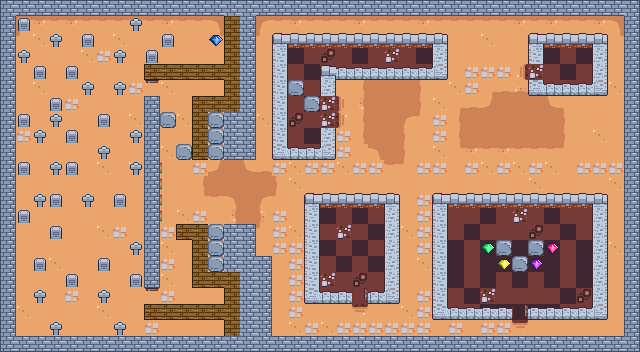

The image is a tile-based game level rendered from a .tmx file. Its description and source (layers, tilesets, objects; grid data summarised) follow:
An orthogonal 40x22 tile map with 16x16 px tiles, 4 tile layers (ground, obstacle, moving-obstacle, diamond), 13 tilesets and 30 objects (4x ghost-enemy-white, 4x ghost-enemy-grey, 4x fire-flame-enemy-right, 3x monster-enemy-green, 2x monster-enemy-blue, ...).

<map version="1.11" tiledversion="1.11.0" orientation="orthogonal" renderorder="right-down" width="40" height="22" tilewidth="16" tileheight="16" infinite="0" nextlayerid="15" nextobjectid="37">
 <tileset firstgid="1" source="../tsx/ground.tsx" />
 <tileset firstgid="81" source="../tsx/single-wall.tsx" />
 <tileset firstgid="97" source="../tsx/building.tsx" />
 <tileset firstgid="145" source="../tsx/door.tsx" />
 <tileset firstgid="157" source="../tsx/collectable.tsx" />
 <tileset firstgid="173" source="../tsx/player.tsx" />
 <tileset firstgid="213" source="../tsx/ghost-enemy.tsx" />
 <tileset firstgid="225" source="../tsx/single-wood-wall.tsx" />
 <tileset firstgid="241" source="../tsx/misc.tsx" />
 <tileset firstgid="273" source="../tsx/fire-flame-enemy.tsx" />
 <tileset firstgid="281" source="../tsx/monster-enemy-green.tsx" />
 <tileset firstgid="289" source="../tsx/monster-enemy-blue.tsx" />
 <tileset firstgid="297" source="../tsx/powerup.tsx" />
 <layer id="1" name="ground" width="40" height="22">
  <data>[880 cells, 656 non-empty, 18 distinct tile ids]</data>
 </layer>
 <objectgroup id="8" name="major-game-item">
  <object id="3" name="player" gid="173" x="544" y="64" width="16" height="16">
   <properties>
    <property name="speed" type="float" value="5" />
   </properties>
  </object>
  <object id="25" name="exit-point" gid="241" x="288" y="64" width="16" height="16" />
 </objectgroup>
 <layer id="3" name="obstacle" width="40" height="22">
  <data>[880 cells, 328 non-empty, 30 distinct tile ids]</data>
 </layer>
 <layer id="12" name="moving-obstacle" width="40" height="22">
  <data>[880 cells, 13 non-empty, 1 distinct tile ids]</data>
 </layer>
 <group id="7" name="enemy">
  <objectgroup id="9" name="ghost-enemy">
   <object id="4" name="ghost-enemy-white" gid="217" x="32" y="256" width="16" height="16">
    <properties>
     <property name="damage_power" type="int" value="4" />
     <property name="speed" type="float" value="3.6" />
    </properties>
   </object>
   <object id="5" name="ghost-enemy-grey" gid="213" x="64" y="192" width="16" height="16">
    <properties>
     <property name="damage_power" type="int" value="7" />
     <property name="speed" type="float" value="5.7" />
    </properties>
   </object>
   <object id="6" name="ghost-enemy-grey" gid="213" x="96" y="144" width="16" height="16">
    <properties>
     <property name="damage_power" type="int" value="7" />
     <property name="speed" type="float" value="5" />
    </properties>
   </object>
   <object id="7" name="ghost-enemy-white" gid="217" x="64" y="96" width="16" height="16">
    <properties>
     <property name="damage_power" type="int" value="4" />
     <property name="speed" type="float" value="3" />
    </properties>
   </object>
   <object id="8" name="ghost-enemy-grey" gid="213" x="80" y="272" width="16" height="16">
    <properties>
     <property name="damage_power" type="int" value="7" />
     <property name="speed" type="float" value="5" />
    </properties>
   </object>
   <object id="13" name="ghost-enemy-white" gid="217" x="96" y="224" width="16" height="16">
    <properties>
     <property name="damage_power" type="int" value="4" />
     <property name="speed" type="float" value="3" />
    </properties>
   </object>
   <object id="14" name="ghost-enemy-white" gid="217" x="80" y="320" width="16" height="16">
    <properties>
     <property name="damage_power" type="int" value="4" />
     <property name="speed" type="float" value="3.4" />
    </properties>
   </object>
   <object id="15" name="ghost-enemy-grey" gid="213" x="112" y="112" width="16" height="16">
    <properties>
     <property name="damage_power" type="int" value="7" />
     <property name="speed" type="float" value="5.5" />
    </properties>
   </object>
  </objectgroup>
  <objectgroup id="13" name="monster-enemy">
   <object id="28" name="monster-enemy-green" gid="281" x="368" y="64" width="16" height="16">
    <properties>
     <property name="attack_only_when_visible" type="bool" value="false" />
     <property name="damage_power" type="int" value="6" />
     <property name="energy" type="int" value="200" />
     <property name="score" type="int" value="170" />
     <property name="search_path_algorithm" value="BFS" />
     <property name="speed" type="float" value="5" />
     <property name="start_delay" type="int" value="5" />
    </properties>
   </object>
   <object id="29" name="monster-enemy-blue" gid="289" x="352" y="240" width="16" height="16">
    <properties>
     <property name="attack_only_when_visible" type="bool" value="false" />
     <property name="damage_power" type="int" value="2" />
     <property name="energy" type="int" value="100" />
     <property name="score" type="int" value="50" />
     <property name="search_path_algorithm" value="BFS" />
     <property name="speed" type="float" value="2" />
     <property name="start_delay" type="int" value="20" />
    </properties>
   </object>
   <object id="33" name="monster-enemy-green" gid="281" x="304" y="96" width="16" height="16">
    <properties>
     <property name="attack_only_when_visible" type="bool" value="false" />
     <property name="damage_power" type="int" value="4" />
     <property name="energy" type="int" value="200" />
     <property name="score" type="int" value="170" />
     <property name="search_path_algorithm" value="BFS" />
     <property name="speed" type="float" value="4" />
     <property name="start_delay" type="int" value="10" />
    </properties>
   </object>
   <object id="35" name="monster-enemy-green" gid="281" x="560" y="224" width="16" height="16">
    <properties>
     <property name="attack_only_when_visible" type="bool" value="false" />
     <property name="damage_power" type="int" value="4" />
     <property name="energy" type="int" value="200" />
     <property name="score" type="int" value="170" />
     <property name="search_path_algorithm" value="BFS" />
     <property name="speed" type="float" value="4" />
     <property name="start_delay" type="int" value="10" />
    </properties>
   </object>
   <object id="36" name="monster-enemy-blue" gid="289" x="480" y="224" width="16" height="16">
    <properties>
     <property name="attack_only_when_visible" type="bool" value="false" />
     <property name="damage_power" type="int" value="2" />
     <property name="energy" type="int" value="100" />
     <property name="score" type="int" value="50" />
     <property name="search_path_algorithm" value="BFS" />
     <property name="speed" type="float" value="2" />
     <property name="start_delay" type="int" value="20" />
    </properties>
   </object>
  </objectgroup>
  <objectgroup id="11" name="fire-flame-enemy">
   <object id="17" name="fire-flame-enemy-right" gid="277" x="160" y="176" width="16" height="16">
    <properties>
     <property name="damage_power" type="int" value="20" />
     <property name="direction" value="right" />
     <property name="fire_length" value="7" />
     <property name="motion_schedule" value="0" />
     <property name="speed" type="float" value="6.5" />
    </properties>
   </object>
   </objectgroup>
 </group>
 <group id="5" name="collectable">
  <layer id="10" name="diamond" width="40" height="22">
   <data>[880 cells, 5 non-empty, 5 distinct tile ids]</data>
  </layer>
  <objectgroup id="6" name="key">
   <!-- 4 objects omitted --></objectgroup>
  <objectgroup id="14" name="powerup">
   <!-- 3 objects omitted --></objectgroup>
 </group>
 <objectgroup id="4" name="door">
  <!-- 4 objects omitted --></objectgroup>
</map>
<!-- 14 of 30 objects omitted -->
